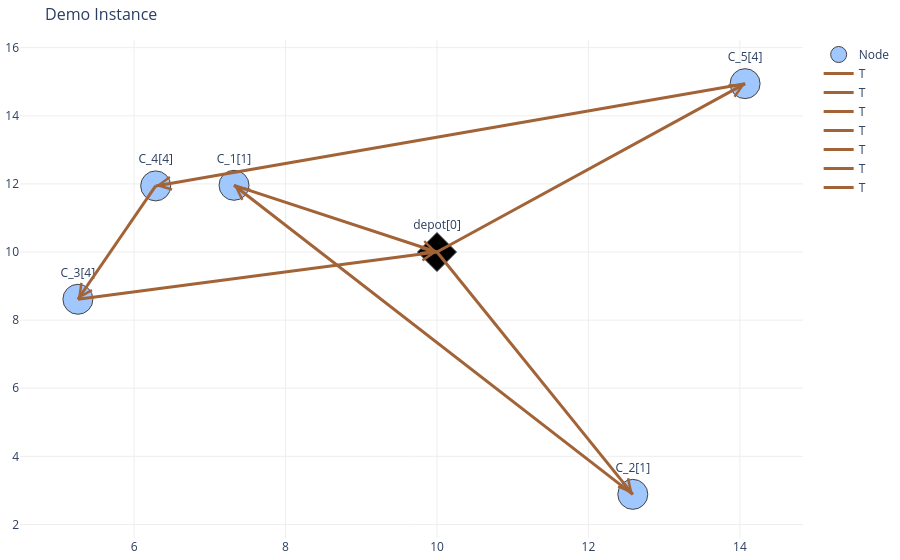

Notebook cell for this chart:
### Code cell
reformatted_arcs_II = prep_for_plot(x,optimal_routes_phaseII,arcs)
print(x.loc[['m','lr']][optimal_routes_phaseII.index])
vis_sol.plot_solution(reformatted_arcs_II,node_trace, None,"Demo Instance", customer_demand)

### Figure 1 — Plotly figure (JSON) as saved in the notebook; plotly's stock layout.template omitted (floating-point values rounded to 4 significant figures)
{"data": [{"marker": {"color": [3.3, 3.3, 3.3, 3.3, 3.3, 4.2], "colorscale": [[0, "rgb(0,0,0)"], [0.25, "rgb(230,0,0)"], [0.5, "rgb(230,210,0)"], [0.75, "rgb(255,255,255)"], [1, "rgb(160,200,255)"]], "line": {"width": 1}, "reversescale": true, "showscale": false, "size": 30, "symbol": ["circle", "circle", "circle", "circle", "circle", "diamond"]}, "mode": "markers+text", "name": "Node", "text": ["C_3[4]", "C_1[1]", "C_2[1]", "C_4[4]", "C_5[4]", "depot[0]"], "textposition": "top center", "type": "scatter", "x": [5.258, 7.32, 12.59, 6.285, 14.07, 10], "y": [8.612, 11.96, 2.884, 11.94, 14.94, 10]}, {"hoverinfo": "text", "line": {"color": "#a26337", "width": 3}, "mode": "lines", "name": "T", "type": "scatter", "x": [7.32, 10, null], "y": [11.96, 10, null]}, {"hoverinfo": "text", "line": {"color": "#a26337", "width": 3}, "mode": "lines", "name": "T", "type": "scatter", "x": [12.59, 7.32, null], "y": [2.884, 11.96, null]}, {"hoverinfo": "text", "line": {"color": "#a26337", "width": 3}, "mode": "lines", "name": "T", "type": "scatter", "x": [10, 12.59, null], "y": [10, 2.884, null]}, {"hoverinfo": "text", "line": {"color": "#a26337", "width": 3}, "mode": "lines", "name": "T", "type": "scatter", "x": [5.258, 10, null], "y": [8.612, 10, null]}, {"hoverinfo": "text", "line": {"color": "#a26337", "width": 3}, "mode": "lines", "name": "T", "type": "scatter", "x": [6.285, 5.258, null], "y": [11.94, 8.612, null]}, {"hoverinfo": "text", "line": {"color": "#a26337", "width": 3}, "mode": "lines", "name": "T", "type": "scatter", "x": [10, 14.07, null], "y": [10, 14.94, null]}, {"hoverinfo": "text", "line": {"color": "#a26337", "width": 3}, "mode": "lines", "name": "T", "type": "scatter", "x": [14.07, 6.285, null], "y": [14.94, 11.94, null]}], "layout": {"annotations": [{"arrowcolor": "#a26337", "arrowhead": 5, "arrowsize": 2.5, "ax": 8.385, "axref": "x", "ay": 11.18, "ayref": "y", "showarrow": true, "x": 10, "xref": "x", "y": 10, "yref": "y"}, {"arrowcolor": "#a26337", "arrowhead": 5, "arrowsize": 2.5, "ax": 8.324, "axref": "x", "ay": 10.23, "ayref": "y", "showarrow": true, "x": 7.32, "xref": "x", "y": 11.96, "yref": "y"}, {"arrowcolor": "#a26337", "arrowhead": 5, "arrowsize": 2.5, "ax": 11.9, "axref": "x", "ay": 4.764, "ayref": "y", "showarrow": true, "x": 12.59, "xref": "x", "y": 2.884, "yref": "y"}, {"arrowcolor": "#a26337", "arrowhead": 5, "arrowsize": 2.5, "ax": 8.08, "axref": "x", "ay": 9.438, "ayref": "y", "showarrow": true, "x": 10, "xref": "x", "y": 10, "yref": "y"}, {"arrowcolor": "#a26337", "arrowhead": 5, "arrowsize": 2.5, "ax": 5.847, "axref": "x", "ay": 10.52, "ayref": "y", "showarrow": true, "x": 5.258, "xref": "x", "y": 8.612, "yref": "y"}, {"arrowcolor": "#a26337", "arrowhead": 5, "arrowsize": 2.5, "ax": 12.8, "axref": "x", "ay": 13.4, "ayref": "y", "showarrow": true, "x": 14.07, "xref": "x", "y": 14.94, "yref": "y"}, {"arrowcolor": "#a26337", "arrowhead": 5, "arrowsize": 2.5, "ax": 8.151, "axref": "x", "ay": 12.66, "ayref": "y", "showarrow": true, "x": 6.285, "xref": "x", "y": 11.94, "yref": "y"}], "hovermode": "closest", "margin": {"b": 20, "l": 5, "r": 5, "t": 40}, "plot_bgcolor": "rgba(0,0,0,0)", "showlegend": true, "title": {"font": {"size": 16}, "text": "Demo Instance"}, "xaxis": {"gridcolor": "#eee", "showgrid": true, "showticklabels": true, "zeroline": true}, "yaxis": {"gridcolor": "#eee", "showgrid": true, "showticklabels": true, "zeroline": true}}}
